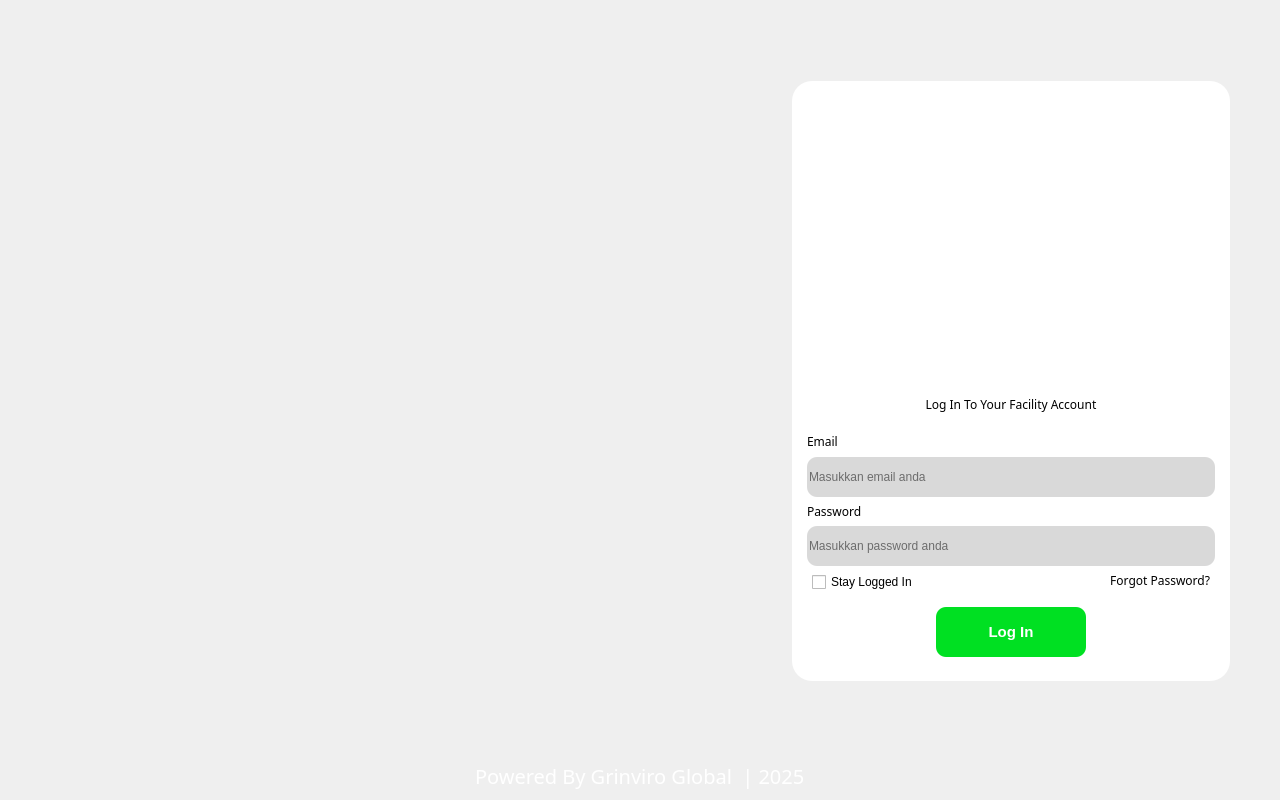
<?xml version="1.0" encoding="UTF-8"?>
<ui version="4.0">
 <class>loginWindow</class>
 <widget class="QWidget" name="loginWindow">
  <property name="geometry">
   <rect>
    <x>0</x>
    <y>0</y>
    <width>1280</width>
    <height>800</height>
   </rect>
  </property>
  <property name="windowTitle">
   <string>Form</string>
  </property>
  <property name="styleSheet">
   <string notr="true">/*----------------------QLabel----------------------*/
QLabel
{
    font-family: dejavu;
}

QLabel#poweredBy_label
{
    color: white;
	font-size: 20px;
}

/*----------------------QWidget----------------------*/
QWidget#loginWindow
{
    background-image: url(/Assets/HexagonsBackground_resized.png);
    background-repeat: no-repeat;
    background-position: center;
    background-attachment: fixed;
}

QWidget#loginSide
{
    background-color: white;
    border-radius: 20px;
}

/*----------------------QLineEdit----------------------*/
QLineEdit
{
    border-radius: 10px;
    background-color: hsl(0, 0%, 85%);
}

/*----------------------QPushButton----------------------*/
QPushButton
{
	color: white;
    background-color: hsl(129, 100%, 44%);
    border-radius: 10px;
    font-size: 15px;
    font-weight: bold;
    
}</string>
  </property>
  <layout class="QVBoxLayout" name="verticalLayout_4">
   <property name="spacing">
    <number>0</number>
   </property>
   <property name="leftMargin">
    <number>0</number>
   </property>
   <property name="topMargin">
    <number>0</number>
   </property>
   <property name="rightMargin">
    <number>0</number>
   </property>
   <property name="bottomMargin">
    <number>10</number>
   </property>
   <item>
    <widget class="QWidget" name="login_layout" native="true">
     <layout class="QHBoxLayout" name="horizontalLayout" stretch="3,0">
      <property name="topMargin">
       <number>20</number>
      </property>
      <property name="rightMargin">
       <number>50</number>
      </property>
      <property name="bottomMargin">
       <number>20</number>
      </property>
      <item>
       <widget class="QLabel" name="diac_logo">
        <property name="text">
         <string/>
        </property>
        <property name="pixmap">
         <pixmap resource="res_fix.qrc">:/assets/Assets/logo_DIAC_white_resized.png</pixmap>
        </property>
        <property name="alignment">
         <set>Qt::AlignCenter</set>
        </property>
       </widget>
      </item>
      <item>
       <widget class="QWidget" name="loginSide" native="true">
        <property name="maximumSize">
         <size>
          <width>16777215</width>
          <height>600</height>
         </size>
        </property>
        <layout class="QVBoxLayout" name="verticalLayout" stretch="0,1,0,0,0,0,0">
         <property name="leftMargin">
          <number>15</number>
         </property>
         <property name="topMargin">
          <number>15</number>
         </property>
         <property name="rightMargin">
          <number>15</number>
         </property>
         <property name="bottomMargin">
          <number>15</number>
         </property>
         <item>
          <spacer name="verticalSpacer">
           <property name="orientation">
            <enum>Qt::Vertical</enum>
           </property>
           <property name="sizeType">
            <enum>QSizePolicy::Minimum</enum>
           </property>
           <property name="sizeHint" stdset="0">
            <size>
             <width>20</width>
             <height>0</height>
            </size>
           </property>
          </spacer>
         </item>
         <item alignment="Qt::AlignHCenter">
          <widget class="QLabel" name="logoGrinviro">
           <property name="maximumSize">
            <size>
             <width>280</width>
             <height>280</height>
            </size>
           </property>
           <property name="text">
            <string/>
           </property>
           <property name="pixmap">
            <pixmap resource="res_fix.qrc">:/assets/Assets/Frisian Flag.png</pixmap>
           </property>
           <property name="scaledContents">
            <bool>true</bool>
           </property>
           <property name="alignment">
            <set>Qt::AlignCenter</set>
           </property>
          </widget>
         </item>
         <item>
          <widget class="QLabel" name="Text2">
           <property name="font">
            <font>
             <family>dejavu</family>
            </font>
           </property>
           <property name="text">
            <string>Log In To Your Facility Account</string>
           </property>
           <property name="alignment">
            <set>Qt::AlignCenter</set>
           </property>
          </widget>
         </item>
         <item>
          <widget class="QWidget" name="email" native="true">
           <property name="maximumSize">
            <size>
             <width>16777215</width>
             <height>70</height>
            </size>
           </property>
           <layout class="QVBoxLayout" name="verticalLayout_2">
            <property name="spacing">
             <number>7</number>
            </property>
            <property name="leftMargin">
             <number>0</number>
            </property>
            <property name="topMargin">
             <number>0</number>
            </property>
            <property name="rightMargin">
             <number>0</number>
            </property>
            <property name="bottomMargin">
             <number>0</number>
            </property>
            <item>
             <widget class="QLabel" name="email_label">
              <property name="sizePolicy">
               <sizepolicy hsizetype="Minimum" vsizetype="Preferred">
                <horstretch>0</horstretch>
                <verstretch>0</verstretch>
               </sizepolicy>
              </property>
              <property name="font">
               <font>
                <family>dejavu</family>
               </font>
              </property>
              <property name="text">
               <string>Email</string>
              </property>
              <property name="alignment">
               <set>Qt::AlignBottom|Qt::AlignLeading|Qt::AlignLeft</set>
              </property>
             </widget>
            </item>
            <item>
             <widget class="QLineEdit" name="email_data">
              <property name="minimumSize">
               <size>
                <width>0</width>
                <height>40</height>
               </size>
              </property>
              <property name="inputMask">
               <string notr="true"/>
              </property>
              <property name="text">
               <string/>
              </property>
              <property name="maxLength">
               <number>32767</number>
              </property>
              <property name="placeholderText">
               <string>Masukkan email anda</string>
              </property>
              <property name="clearButtonEnabled">
               <bool>true</bool>
              </property>
             </widget>
            </item>
           </layout>
          </widget>
         </item>
         <item>
          <widget class="QWidget" name="password" native="true">
           <property name="minimumSize">
            <size>
             <width>0</width>
             <height>1</height>
            </size>
           </property>
           <property name="maximumSize">
            <size>
             <width>16777215</width>
             <height>70</height>
            </size>
           </property>
           <layout class="QVBoxLayout" name="verticalLayout_3" stretch="0,0">
            <property name="sizeConstraint">
             <enum>QLayout::SetDefaultConstraint</enum>
            </property>
            <property name="leftMargin">
             <number>0</number>
            </property>
            <property name="topMargin">
             <number>0</number>
            </property>
            <property name="rightMargin">
             <number>0</number>
            </property>
            <property name="bottomMargin">
             <number>0</number>
            </property>
            <item>
             <widget class="QLabel" name="password_label">
              <property name="font">
               <font>
                <family>dejavu</family>
               </font>
              </property>
              <property name="text">
               <string>Password</string>
              </property>
              <property name="alignment">
               <set>Qt::AlignBottom|Qt::AlignLeading|Qt::AlignLeft</set>
              </property>
             </widget>
            </item>
            <item>
             <widget class="QLineEdit" name="password_data">
              <property name="minimumSize">
               <size>
                <width>0</width>
                <height>40</height>
               </size>
              </property>
              <property name="layoutDirection">
               <enum>Qt::LeftToRight</enum>
              </property>
              <property name="text">
               <string/>
              </property>
              <property name="maxLength">
               <number>25</number>
              </property>
              <property name="echoMode">
               <enum>QLineEdit::Password</enum>
              </property>
              <property name="placeholderText">
               <string>Masukkan password anda</string>
              </property>
              <property name="clearButtonEnabled">
               <bool>true</bool>
              </property>
             </widget>
            </item>
           </layout>
          </widget>
         </item>
         <item>
          <widget class="QWidget" name="misc" native="true">
           <property name="maximumSize">
            <size>
             <width>16777215</width>
             <height>20</height>
            </size>
           </property>
           <layout class="QHBoxLayout" name="horizontalLayout_2">
            <property name="spacing">
             <number>10</number>
            </property>
            <property name="leftMargin">
             <number>5</number>
            </property>
            <property name="topMargin">
             <number>0</number>
            </property>
            <property name="rightMargin">
             <number>5</number>
            </property>
            <property name="bottomMargin">
             <number>0</number>
            </property>
            <item alignment="Qt::AlignTop">
             <widget class="QCheckBox" name="stayLoggedIn">
              <property name="cursor">
               <cursorShape>PointingHandCursor</cursorShape>
              </property>
              <property name="text">
               <string>Stay Logged In</string>
              </property>
             </widget>
            </item>
            <item alignment="Qt::AlignTop">
             <widget class="QLabel" name="forgotPassword">
              <property name="cursor">
               <cursorShape>ArrowCursor</cursorShape>
              </property>
              <property name="styleSheet">
               <string notr="true"/>
              </property>
              <property name="text">
               <string>Forgot Password?</string>
              </property>
              <property name="alignment">
               <set>Qt::AlignRight|Qt::AlignTrailing|Qt::AlignVCenter</set>
              </property>
              <property name="margin">
               <number>0</number>
              </property>
             </widget>
            </item>
           </layout>
          </widget>
         </item>
         <item>
          <widget class="QWidget" name="horizontalWidget_2" native="true">
           <layout class="QHBoxLayout" name="horizontalLayout_3">
            <item>
             <spacer name="horizontalSpacer_2">
              <property name="orientation">
               <enum>Qt::Horizontal</enum>
              </property>
              <property name="sizeType">
               <enum>QSizePolicy::Fixed</enum>
              </property>
              <property name="sizeHint" stdset="0">
               <size>
                <width>120</width>
                <height>40</height>
               </size>
              </property>
             </spacer>
            </item>
            <item>
             <widget class="QPushButton" name="login_btn">
              <property name="minimumSize">
               <size>
                <width>150</width>
                <height>50</height>
               </size>
              </property>
              <property name="cursor">
               <cursorShape>PointingHandCursor</cursorShape>
              </property>
              <property name="text">
               <string>Log In</string>
              </property>
              <property name="checkable">
               <bool>false</bool>
              </property>
              <property name="checked">
               <bool>false</bool>
              </property>
              <property name="autoDefault">
               <bool>false</bool>
              </property>
              <property name="default">
               <bool>false</bool>
              </property>
             </widget>
            </item>
            <item>
             <spacer name="horizontalSpacer">
              <property name="orientation">
               <enum>Qt::Horizontal</enum>
              </property>
              <property name="sizeType">
               <enum>QSizePolicy::Fixed</enum>
              </property>
              <property name="sizeHint" stdset="0">
               <size>
                <width>120</width>
                <height>40</height>
               </size>
              </property>
             </spacer>
            </item>
           </layout>
          </widget>
         </item>
        </layout>
       </widget>
      </item>
     </layout>
    </widget>
   </item>
   <item alignment="Qt::AlignHCenter">
    <widget class="QLabel" name="poweredBy_label">
     <property name="text">
      <string>Powered By Grinviro Global  | 2025</string>
     </property>
    </widget>
   </item>
  </layout>
 </widget>
 <resources>
  <include location="res_fix.qrc"/>
  <include location="../UI_Revisi/res_fix.qrc"/>
 </resources>
 <connections/>
</ui>
